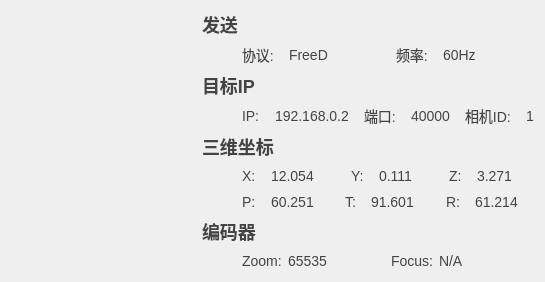
<?xml version="1.0" encoding="UTF-8"?>
<ui version="4.0">
 <class>OverviewWidget</class>
 <widget class="QWidget" name="OverviewWidget">
  <property name="geometry">
   <rect>
    <x>0</x>
    <y>0</y>
    <width>545</width>
    <height>276</height>
   </rect>
  </property>
  <property name="windowTitle">
   <string>Form</string>
  </property>
  <property name="styleSheet">
   <string notr="true">*
{
    font-size: 14px;
    color: rgb(68, 68, 68); /* 主文字色 */
}

QLabel#lbText1,#lbText2,#lbText3,#lbText4
{
	font: bold 18px;
}</string>
  </property>
  <layout class="QHBoxLayout" name="horizontalLayout_23" stretch="1,1">
   <item>
    <layout class="QVBoxLayout" name="verticalLayout_2">
     <property name="bottomMargin">
      <number>0</number>
     </property>
     <item>
      <widget class="TipItem" name="itemFeature" native="true">
       <property name="maximumSize">
        <size>
         <width>16777215</width>
         <height>60</height>
        </size>
       </property>
      </widget>
     </item>
     <item>
      <widget class="TipItem" name="itemMap" native="true">
       <property name="maximumSize">
        <size>
         <width>16777215</width>
         <height>60</height>
        </size>
       </property>
      </widget>
     </item>
    </layout>
   </item>
   <item>
    <layout class="QVBoxLayout" name="verticalLayout">
     <item>
      <layout class="QHBoxLayout" name="horizontalLayout_14">
       <item>
        <widget class="QLabel" name="lbText1">
         <property name="text">
          <string>发送</string>
         </property>
        </widget>
       </item>
       <item>
        <spacer name="horizontalSpacer">
         <property name="orientation">
          <enum>Qt::Horizontal</enum>
         </property>
         <property name="sizeHint" stdset="0">
          <size>
           <width>40</width>
           <height>20</height>
          </size>
         </property>
        </spacer>
       </item>
      </layout>
     </item>
     <item>
      <layout class="QHBoxLayout" name="horizontalLayout_15">
       <property name="spacing">
        <number>15</number>
       </property>
       <property name="leftMargin">
        <number>40</number>
       </property>
       <item>
        <layout class="QHBoxLayout" name="horizontalLayout">
         <item>
          <widget class="QLabel" name="lbText5">
           <property name="text">
            <string>协议:</string>
           </property>
          </widget>
         </item>
         <item>
          <widget class="QLabel" name="lbProtocalType">
           <property name="text">
            <string>FreeD</string>
           </property>
          </widget>
         </item>
         <item>
          <spacer name="horizontalSpacer_16">
           <property name="orientation">
            <enum>Qt::Horizontal</enum>
           </property>
           <property name="sizeHint" stdset="0">
            <size>
             <width>40</width>
             <height>20</height>
            </size>
           </property>
          </spacer>
         </item>
        </layout>
       </item>
       <item>
        <layout class="QHBoxLayout" name="horizontalLayout_2">
         <item>
          <widget class="QLabel" name="label_5">
           <property name="text">
            <string>频率:</string>
           </property>
          </widget>
         </item>
         <item>
          <widget class="QLabel" name="lbFreq">
           <property name="text">
            <string>60Hz</string>
           </property>
          </widget>
         </item>
         <item>
          <spacer name="horizontalSpacer_17">
           <property name="orientation">
            <enum>Qt::Horizontal</enum>
           </property>
           <property name="sizeHint" stdset="0">
            <size>
             <width>40</width>
             <height>20</height>
            </size>
           </property>
          </spacer>
         </item>
        </layout>
       </item>
      </layout>
     </item>
     <item>
      <layout class="QHBoxLayout" name="horizontalLayout_16">
       <item>
        <widget class="QLabel" name="lbText2">
         <property name="text">
          <string>目标IP</string>
         </property>
        </widget>
       </item>
       <item>
        <spacer name="horizontalSpacer_2">
         <property name="orientation">
          <enum>Qt::Horizontal</enum>
         </property>
         <property name="sizeHint" stdset="0">
          <size>
           <width>40</width>
           <height>20</height>
          </size>
         </property>
        </spacer>
       </item>
      </layout>
     </item>
     <item>
      <layout class="QHBoxLayout" name="horizontalLayout_17">
       <property name="spacing">
        <number>15</number>
       </property>
       <property name="leftMargin">
        <number>40</number>
       </property>
       <item>
        <layout class="QHBoxLayout" name="horizontalLayout_3">
         <item>
          <widget class="QLabel" name="label_7">
           <property name="text">
            <string>IP:</string>
           </property>
          </widget>
         </item>
         <item>
          <widget class="QLabel" name="lbDstIp">
           <property name="text">
            <string>192.168.0.2</string>
           </property>
          </widget>
         </item>
         <item>
          <spacer name="horizontalSpacer_11">
           <property name="orientation">
            <enum>Qt::Horizontal</enum>
           </property>
           <property name="sizeHint" stdset="0">
            <size>
             <width>40</width>
             <height>20</height>
            </size>
           </property>
          </spacer>
         </item>
        </layout>
       </item>
       <item>
        <layout class="QHBoxLayout" name="horizontalLayout_4">
         <item>
          <widget class="QLabel" name="label_9">
           <property name="text">
            <string>端口:</string>
           </property>
          </widget>
         </item>
         <item>
          <widget class="QLabel" name="lbDstPort">
           <property name="text">
            <string>40000</string>
           </property>
          </widget>
         </item>
         <item>
          <spacer name="horizontalSpacer_12">
           <property name="orientation">
            <enum>Qt::Horizontal</enum>
           </property>
           <property name="sizeHint" stdset="0">
            <size>
             <width>40</width>
             <height>20</height>
            </size>
           </property>
          </spacer>
         </item>
        </layout>
       </item>
       <item>
        <layout class="QHBoxLayout" name="horizontalLayout_5">
         <item>
          <widget class="QLabel" name="label_11">
           <property name="text">
            <string>相机ID:</string>
           </property>
          </widget>
         </item>
         <item>
          <widget class="QLabel" name="lbCameraID">
           <property name="text">
            <string>1</string>
           </property>
          </widget>
         </item>
         <item>
          <spacer name="horizontalSpacer_13">
           <property name="orientation">
            <enum>Qt::Horizontal</enum>
           </property>
           <property name="sizeHint" stdset="0">
            <size>
             <width>40</width>
             <height>20</height>
            </size>
           </property>
          </spacer>
         </item>
        </layout>
       </item>
      </layout>
     </item>
     <item>
      <layout class="QHBoxLayout" name="horizontalLayout_18">
       <item>
        <widget class="QLabel" name="lbText4">
         <property name="text">
          <string>三维坐标</string>
         </property>
        </widget>
       </item>
       <item>
        <spacer name="horizontalSpacer_3">
         <property name="orientation">
          <enum>Qt::Horizontal</enum>
         </property>
         <property name="sizeHint" stdset="0">
          <size>
           <width>40</width>
           <height>20</height>
          </size>
         </property>
        </spacer>
       </item>
      </layout>
     </item>
     <item>
      <layout class="QHBoxLayout" name="horizontalLayout_19">
       <property name="spacing">
        <number>15</number>
       </property>
       <property name="leftMargin">
        <number>40</number>
       </property>
       <item>
        <layout class="QHBoxLayout" name="horizontalLayout_6">
         <item>
          <widget class="QLabel" name="label_14">
           <property name="text">
            <string>X:</string>
           </property>
          </widget>
         </item>
         <item>
          <widget class="QLabel" name="lbX">
           <property name="text">
            <string>12.054</string>
           </property>
          </widget>
         </item>
         <item>
          <spacer name="horizontalSpacer_5">
           <property name="orientation">
            <enum>Qt::Horizontal</enum>
           </property>
           <property name="sizeHint" stdset="0">
            <size>
             <width>40</width>
             <height>20</height>
            </size>
           </property>
          </spacer>
         </item>
        </layout>
       </item>
       <item>
        <layout class="QHBoxLayout" name="horizontalLayout_7">
         <item>
          <widget class="QLabel" name="label_16">
           <property name="text">
            <string>Y:</string>
           </property>
          </widget>
         </item>
         <item>
          <widget class="QLabel" name="lbY">
           <property name="text">
            <string>0.111</string>
           </property>
          </widget>
         </item>
         <item>
          <spacer name="horizontalSpacer_6">
           <property name="orientation">
            <enum>Qt::Horizontal</enum>
           </property>
           <property name="sizeHint" stdset="0">
            <size>
             <width>40</width>
             <height>20</height>
            </size>
           </property>
          </spacer>
         </item>
        </layout>
       </item>
       <item>
        <layout class="QHBoxLayout" name="horizontalLayout_8">
         <item>
          <widget class="QLabel" name="label_18">
           <property name="text">
            <string>Z:</string>
           </property>
          </widget>
         </item>
         <item>
          <widget class="QLabel" name="lbZ">
           <property name="text">
            <string>3.271</string>
           </property>
          </widget>
         </item>
         <item>
          <spacer name="horizontalSpacer_7">
           <property name="orientation">
            <enum>Qt::Horizontal</enum>
           </property>
           <property name="sizeHint" stdset="0">
            <size>
             <width>40</width>
             <height>20</height>
            </size>
           </property>
          </spacer>
         </item>
        </layout>
       </item>
      </layout>
     </item>
     <item>
      <layout class="QHBoxLayout" name="horizontalLayout_20">
       <property name="spacing">
        <number>15</number>
       </property>
       <property name="leftMargin">
        <number>40</number>
       </property>
       <item>
        <layout class="QHBoxLayout" name="horizontalLayout_9">
         <item>
          <widget class="QLabel" name="label_20">
           <property name="text">
            <string>P:</string>
           </property>
          </widget>
         </item>
         <item>
          <widget class="QLabel" name="lbP">
           <property name="text">
            <string>60.251</string>
           </property>
          </widget>
         </item>
         <item>
          <spacer name="horizontalSpacer_8">
           <property name="orientation">
            <enum>Qt::Horizontal</enum>
           </property>
           <property name="sizeHint" stdset="0">
            <size>
             <width>40</width>
             <height>20</height>
            </size>
           </property>
          </spacer>
         </item>
        </layout>
       </item>
       <item>
        <layout class="QHBoxLayout" name="horizontalLayout_10">
         <item>
          <widget class="QLabel" name="label_22">
           <property name="text">
            <string>T:</string>
           </property>
          </widget>
         </item>
         <item>
          <widget class="QLabel" name="lbT">
           <property name="text">
            <string>91.601</string>
           </property>
          </widget>
         </item>
         <item>
          <spacer name="horizontalSpacer_9">
           <property name="orientation">
            <enum>Qt::Horizontal</enum>
           </property>
           <property name="sizeHint" stdset="0">
            <size>
             <width>40</width>
             <height>20</height>
            </size>
           </property>
          </spacer>
         </item>
        </layout>
       </item>
       <item>
        <layout class="QHBoxLayout" name="horizontalLayout_11">
         <item>
          <widget class="QLabel" name="label_24">
           <property name="text">
            <string>R:</string>
           </property>
          </widget>
         </item>
         <item>
          <widget class="QLabel" name="lbR">
           <property name="text">
            <string>61.214</string>
           </property>
          </widget>
         </item>
         <item>
          <spacer name="horizontalSpacer_10">
           <property name="orientation">
            <enum>Qt::Horizontal</enum>
           </property>
           <property name="sizeHint" stdset="0">
            <size>
             <width>40</width>
             <height>20</height>
            </size>
           </property>
          </spacer>
         </item>
        </layout>
       </item>
      </layout>
     </item>
     <item>
      <layout class="QHBoxLayout" name="horizontalLayout_21">
       <item>
        <widget class="QLabel" name="lbText3">
         <property name="text">
          <string>编码器</string>
         </property>
        </widget>
       </item>
       <item>
        <spacer name="horizontalSpacer_4">
         <property name="orientation">
          <enum>Qt::Horizontal</enum>
         </property>
         <property name="sizeHint" stdset="0">
          <size>
           <width>40</width>
           <height>20</height>
          </size>
         </property>
        </spacer>
       </item>
      </layout>
     </item>
     <item>
      <layout class="QHBoxLayout" name="horizontalLayout_22">
       <property name="leftMargin">
        <number>40</number>
       </property>
       <item>
        <layout class="QHBoxLayout" name="horizontalLayout_12">
         <item>
          <widget class="QLabel" name="label_27">
           <property name="text">
            <string>Zoom:</string>
           </property>
          </widget>
         </item>
         <item>
          <widget class="QLabel" name="lbZoom">
           <property name="text">
            <string>65535</string>
           </property>
          </widget>
         </item>
         <item>
          <spacer name="horizontalSpacer_14">
           <property name="orientation">
            <enum>Qt::Horizontal</enum>
           </property>
           <property name="sizeHint" stdset="0">
            <size>
             <width>40</width>
             <height>20</height>
            </size>
           </property>
          </spacer>
         </item>
        </layout>
       </item>
       <item>
        <layout class="QHBoxLayout" name="horizontalLayout_13">
         <item>
          <widget class="QLabel" name="label_29">
           <property name="text">
            <string>Focus:</string>
           </property>
          </widget>
         </item>
         <item>
          <widget class="QLabel" name="lbFocus">
           <property name="text">
            <string>N/A</string>
           </property>
          </widget>
         </item>
         <item>
          <spacer name="horizontalSpacer_15">
           <property name="orientation">
            <enum>Qt::Horizontal</enum>
           </property>
           <property name="sizeHint" stdset="0">
            <size>
             <width>40</width>
             <height>20</height>
            </size>
           </property>
          </spacer>
         </item>
        </layout>
       </item>
      </layout>
     </item>
    </layout>
   </item>
  </layout>
 </widget>
 <customwidgets>
  <customwidget>
   <class>TipItem</class>
   <extends>QWidget</extends>
   <header>tipitem.h</header>
   <container>1</container>
  </customwidget>
 </customwidgets>
 <resources/>
 <connections/>
</ui>
